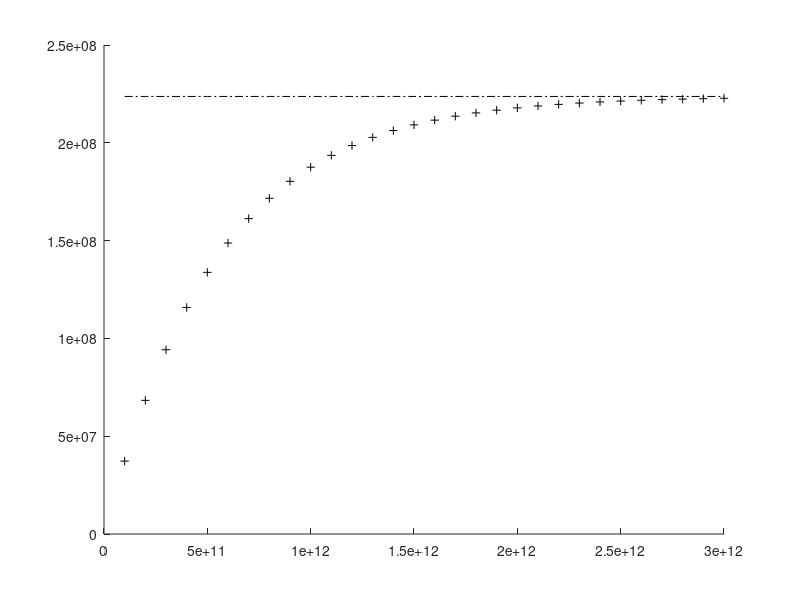

This figure's MATLAB source:
clear 
close all

nonlinear = 0; % 0: power-law exponent is 1.0 - 1: larger than 1.0 

% Constants
R   = 8.314;

% Conditions 
exx = 1e-14;
eyy = -exx;
ezz = 0;    % incompressible
exy = exx/2;
eii = sqrt(1/2*(exx^2+eyy^2+ezz^2) + exy^2);
T   = 773;

% Numerics
dt     = 1e11;
nt     = 30;
litmax = 10;
noisy  = 3;
tol    = 1e-12;

% Mat props
aniso_fact = 1;
angle      = 65*pi/180;
G          = 2e10;
Q          = 276e3;
if nonlinear == 1
    A      = 3.2e-20;
    n      = 3.0;
else
    A      = 2*(2.237e8)^(-1)*exp(Q/R/T)*eii; % same flow stress as non-linear model
    n      = 1.0;
end

% Precompute
B    = A^(-1/n)*exp(Q/n/R/T);
C    = (2*B)^-n;

% Isolated viscosity
eta_pwl  = B*eii^(1/n-1);
eta_el   = G*dt;

% Anisotropy
ani   = (1 - 1 / aniso_fact);
deta  = eta_pwl*ani;
nx    = cos(angle); ny = cos(angle);
d0   = 2.0*power(nx, 2.0)*power(ny, 2.0);
d1   = nx*ny*(-power(nx, 2.0) + power(ny, 2.0));

Dv = [2.0*eta_pwl -2.0*deta*d0 2.0*deta*d0;...
2.0*deta*d0 2.0*eta_pwl - 2.0*deta*d0 -2.0*deta*d1;...
2.0*deta*d1 -2.0*deta*d1 eta_pwl+2.0*deta*(d0 - 0.5);];
Dv_inv = inv(Dv);

Dani = [2.0 -2.0*ani*d0 2.0*ani*d0;...
2.0*ani*d0 2.0 - 2.0*ani*d0 -2.0*ani*d1;...
2.0*ani*d1 -2.0*ani*d1 1+2.0*ani*(d0 - 0.5);];
Dv2 = eta_pwl * Dani;


Dv_inv2 = 1/eta_pwl * inv(Dani); % Inverse of anisotropic viscosity matrix

Dve_inv = Dv_inv;

IGdt = [1/2/eta_el 0 0; 0 1/2/eta_el 0; 0 0 1/1/eta_el];

Dve_inv = Dv_inv + IGdt ;

% Dve_inv(1,1) = Dve_inv(1,1) + 1/2/eta_el;
% Dve_inv(2,2) = Dve_inv(2,2) + 1/2/eta_el;
% Dve_inv(3,3) = Dve_inv(3,3) + 1/1/eta_el;  % Inverse of anisotropic visco-elastic matrix

Dve = inv(Dve_inv)

% % inverse of matrix sum: inv(A + B) =  inv(A) - 1/(1+g) * inv(A)*B*inv(A)
g    = trace( IGdt*Dv ); %Dv = inv(A) et IGdt  = B
Dve2 = Dv - 1/(1+g) * Dv*IGdt*Dv


I = eye(3,3);

Dve2 = Dv - Dv*I*inv(inv(IGdt) + I*Dv*I)*I*Dv
Dve2 = Dv - Dv*inv(inv(IGdt) + Dv)*Dv

Dve2 = Dv - Dv*I*inv(I + IGdt*I*Dv*I) * IGdt*I*Dv



% Initial stresses
Txx = 0; Tyy = 0; Tzz = 0; Txy = 0; time = 0;
T = zeros(nt,1); t = zeros(nt,1);

for it=1:nt
    % Old guys
    Txx0 = Txx; Tyy0 = Tyy; Tzz0 = Tzz; Txy0 = Txy;

    % New effective strain rate
    Exx  = exx + Txx0 / 2 / eta_el;
    Eyy  = eyy + Tyy0 / 2 / eta_el;
    Ezz  = ezz + Tzz0 / 2 / eta_el;
    Exy  = exy + Txy0 / 2 / eta_el;
    Gxy  = 2*Exy;
    Eii  = sqrt(1/2*(Exx^2+Eyy^2+Ezz^2) + Exy^2);
    
    Eps = [Exx; Eyy; Gxy ];
%     Tau = Dve_inv \ Eps;
    Tau = Dve2 * Eps;
    Txx = Tau(1);
    Tyy = Tau(2);
    Txy = Tau(3);
    Tzz = 0;
    
    % so far
    Tii  = sqrt(1/2*(Txx^2+Tyy^2+Tzz^2) + Txy^2);
 
    % No local iteration
    eta_ve = (1/eta_pwl+1/eta_el)^(-1);
    
%     % New deviatoric stress
%     Txx1 = 2*eta_ve*Exx;
%     Tyy1 = 2*eta_ve*Eyy;
%     Tzz1 = 2*eta_ve*Ezz;
%     Txy1 = 2*eta_ve*Exy;
%     Tii1 = 2*eta_ve*Eii;
%     
%     % Sanity check
%     Tii_chk  = sqrt(1/2*(Txx^2+Tyy^2+Tzz^2) + Txy^2);
%     norm(Tii_chk-Tii)
%     
%     Txx1 - Txx
%     Tyy1 - Tyy
%     Txy1 - Txy
    
    
    time  = time + dt;
    T(it) = Tii;
    t(it) = time;
    
end

% Visualisation step #1
figure(1), clf
hold on
plot(t, 2*eta_pwl*eii*ones(size(T)), '-.k')
plot(t, T, '+k')

% %%%%%%%%%%%%%%%%%%%%%% NOW WITH LOCAL ITERATIONS
% 
% % Initial stresses
% Txx = 0; Tyy = 0; Tzz = 0; Txy = 0; time = 0;
% T = zeros(nt,1); t = zeros(nt,1);
% 
% for it=1:nt
%     % Old guys
%     Txx0 = Txx; Tyy0 = Tyy; Tzz0 = Tzz; Txy0 = Txy;
%     
%     % New effective strain rate
%     Exx  = exx + Txx0 / 2 / eta_el;
%     Eyy  = eyy + Tyy0 / 2 / eta_el;
%     Ezz  = ezz + Tzz0 / 2 / eta_el;
%     Exy  = exy + Txy0 / 2 / eta_el;
%     Eii  = sqrt(1/2*(Exx^2+Eyy^2+Ezz^2) + Exy^2);
%     
%     % Trial viscosity
%     eta_ve = (1/eta_pwl+1/eta_el)^(-1);
%     
%     % Local iterations
%     for lit=1:litmax
%         
%         % Function evaluation at current effective viscosity
%         Tii       = 2*eta_ve.*Eii;
%         Eii_pwl_0 = C.*Tii.^(n);
%         r_eta_0   = Eii - Tii./(2*eta_el) - Eii_pwl_0;
%         
%         % Residual check
%         res = max(max(abs(r_eta_0)));
%         if lit == 1; res0 = res; end
%         if noisy>2, fprintf('It. %02d, r abs. = %2.2e r rel. = %2.2e\n', lit, res, res/res0); end
%         if res/res0 < tol || res/eii<tol
%             break;
%         end
%         
%         % Exact derivative
%         drdeta = -2*Eii./(2*eta_el) - C .* Tii.^n.*n./eta_ve;
%         
%         % Update viscosity
%         eta_ve  = eta_ve - r_eta_0 ./ drdeta;
%         
%     end
%     
%     % New deviatoric stress
%     Txx = 2*eta_ve*Exx;
%     Tyy = 2*eta_ve*Eyy;
%     Tzz = 2*eta_ve*Ezz;
%     Txy = 2*eta_ve*Exy;
%     Tii = 2*eta_ve*Eii;
%     
%     % Sanity check
%     Tii_chk  = sqrt(1/2*(Txx^2+Tyy^2+Tzz^2) + Txy^2);
%     norm(Tii_chk-Tii)
%     
%     time  = time + dt;
%     T(it) = Tii;
%     t(it) = time;
%     
% end
% 
% % Visualisation step #2
% plot(t, T, '-r')
% ylabel('$\tau_\mathrm{II}$', 'interpreter', 'latex')
% xlabel('$t$', 'interpreter', 'latex')
% legend('Flow stress', 'No iterations', 'Local iterations', 'location', 'southeast')
% set(gca, 'fontsize', 18)